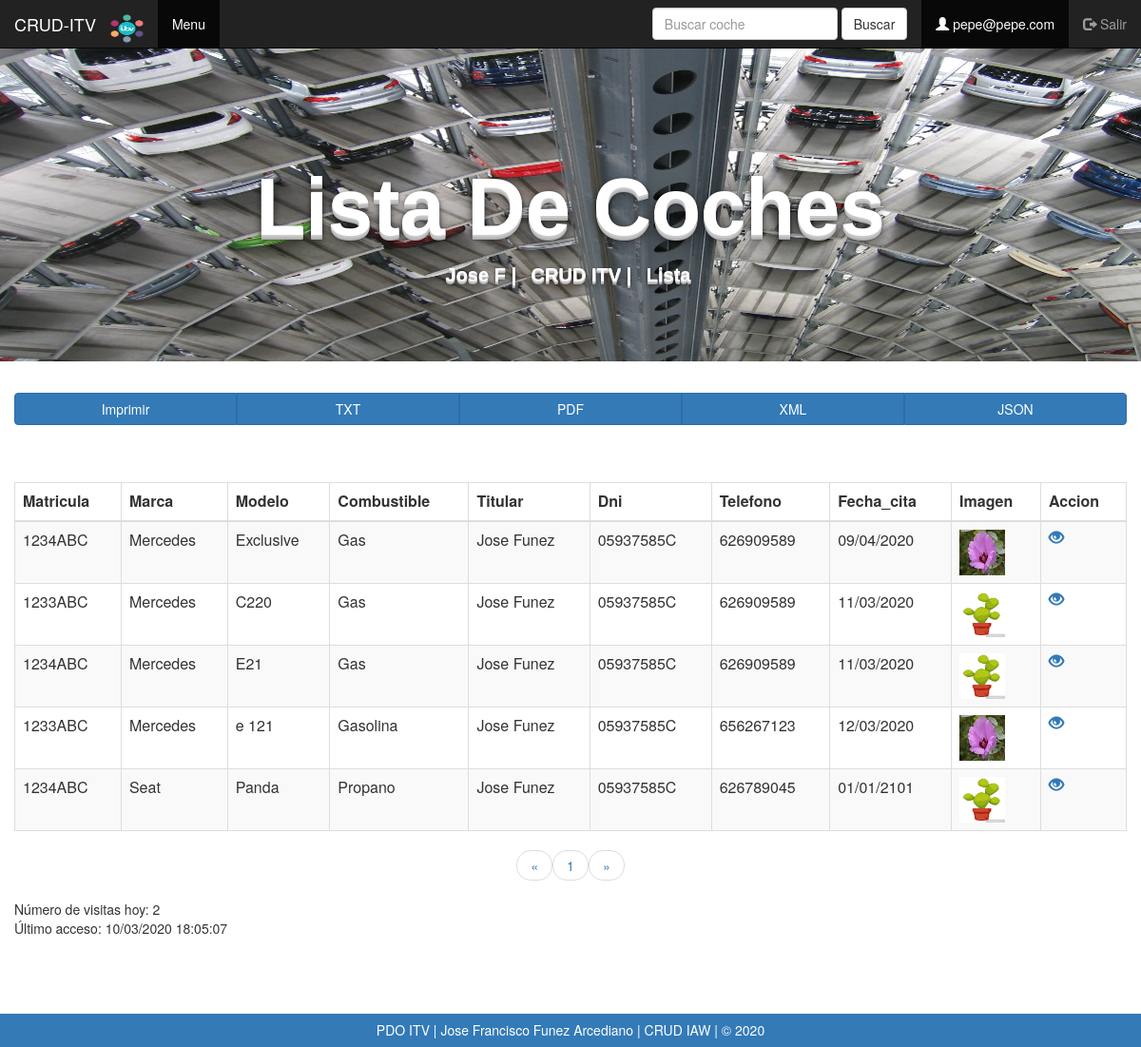
The app's page /index.php (signed in) with its own data.
### tables this page shows
CREATE TABLE `coches` (
  `id` int(11) NOT NULL,
  `matricula` text NOT NULL,
  `marca` text NOT NULL,
  `modelo` text NOT NULL,
  `combustible` text NOT NULL,
  `titular` text NOT NULL,
  `dni` text NOT NULL,
  `telefono` text NOT NULL,
  `fecha_cita` text NOT NULL,
  `imagen` text NOT NULL
);

### index.php (called while the page is built, shortened)
<?php require_once VIEW_PATH."navbar.php"; ?>
<?php require_once VIEW_PATH."menu.php"; ?>

### controladores/ControladorBD.php (called while the page is built, shortened)
<?php
class ControladorBD {
    private $servername = "localhost";
    private $username = "root";
    private $password = "";
    private $dbname = "itv";
    private $server ="mysql";
    private $bd;
    static private $instancia = null;
    public static function getControlador() {
        if (self::$instancia == null) {
            self::$instancia = new ControladorBD();
        }
        return self::$instancia;
    }
    public function abrirBD() {
        try {
            $this->bd = new PDO($this->server.":host=$this->servername;dbname=$this->dbname", $this->username, $this->password);
            $this->bd->setAttribute(PDO::ATTR_ERRMODE, PDO::ERRMODE_EXCEPTION);
        } catch (PDOException $e) {
            die("conexión fallida " . $e->getMessage());
        }
    }
    public function cerrarBD() {
        $this->bd = null;
    }
    public function consultarBD($consulta, $parametros=null){
        if($parametros!=null)
            return $this->consultarBDParametros($consulta,$parametros);
        else
            return $this->consultarBDDirecta($consulta);
    }
    private function consultarBDParametros($consulta, $parametros) {
        $this->st = $this->bd->prepare($consulta);
        $this->st->execute($parametros);
        return $this->st;
    }
}

### modelos/coche.php (called while the page is built, shortened)
<?php
class coche{
    private $id;
    private $matricula;
    private $marca;
    private $modelo;
    private $combustible;
    private $titular;
    private $dni;
    private $telefono;
    private $fecha_cita;
    private $imagen;
public function __construct( $id, $matricula, $marca, $modelo, $combustible ,$titular, $dni, $telefono, $fecha_cita, $imagen){
    $this->id = $id;
    $this->matricula = $matricula;
    $this->marca = $marca;
    $this->modelo = $modelo;
    $this->combustible = $combustible;
    $this->titular = $titular;
    $this->dni = $dni;
    $this->telefono = $telefono;
    $this->fecha_cita = $fecha_cita;
    $this->imagen = $imagen;
}
function getId(){
    return $this->id;
}
function getMatricula(){
    return $this->matricula;
}
function getMarca(){
    return $this->marca;
}
function getModelo(){
    return $this->modelo;
}
function getCombustible(){
    return $this->combustible;
}
function getTitular(){
    return $this->titular;
}
function getDni(){
    return $this->dni;
}
function getTelefono(){
    return $this->telefono;
}
function getFecha_cita(){
    return $this->fecha_cita;
}
function getImagen(){
    return $this->imagen;
}
}
?>

### utilidades/funciones.php (called while the page is built, shortened)
<?php
function encode($str){
    return urlencode(base64_encode($str));
}
?>

### vistas/menu.php (the view, shortened to what this page needs)
</head>
<body>
<section class="post-content-section">
    <div class="container">
        <div class="row">
            <div class="col-lg-12 col-md-12 col-sm-12 post-title-block">
            <div id='cabecera'> <h1 class="display-1 text-center">Lista de Coches</h1></div>
            <div id="menu">
            <ul class="list-inline text-center">
                    <li>Jose F |</li>
                    <li>CRUD ITV |</li>
                    <li>Lista</li>
                </ul>
                </div>
            </div>
  <div class="btn-group btn-group-justified">
  <a href="javascript:window.print()"  class="btn btn-primary"> Imprimir</a>
  <a href="utilidades/descargar.php?opcion=TXT" class="btn btn-primary">TXT</a>
  <a href="utilidades/descargar.php?opcion=PDF" target="_blank" class="btn btn-primary">PDF</a>
  <a href="utilidades/descargar.php?opcion=XML" target="_blank"class="btn btn-primary">XML</a>
  <a href="utilidades/descargar.php?opcion=JSON" target="_blank"class="btn btn-primary">JSON</a>
</div>
    <br>
    <br>
    <br>
<?php
require_once CONTROLLER_PATH . "ControladorCoche.php";
require_once CONTROLLER_PATH . "Paginador.php";
require_once UTILITY_PATH . "funciones.php";
if (!isset($_POST["coche"])) {
    $marca = "";
} else {
    $marca = filtrado($_POST["coche"]);
}
$pagina = (isset($_GET['page'])) ? $_GET['page'] : 1;
$enlaces = (isset($_GET['enlaces'])) ? $_GET['enlaces'] : 10;
$consulta = "SELECT * FROM coches WHERE marca LIKE :marca order by marca ";
$parametros = array(':marca' => "%" . $marca . "%");
$limite = 10;
$paginador  = new Paginador($consulta, $parametros, $limite);
$resultados = $paginador->getDatos($pagina);
if (count($resultados->datos)> 0) {
    echo "<table class='table table-bordered table-striped'>";
    echo "<thead>";
    echo "<tr>";
    echo "<th>Matricula</th>";
    echo "<th>Marca</th>";
    echo "<th>Modelo</th>";
    echo "<th>Combustible</th>";
    echo "<th>Titular</th>";
    echo "<th>Dni</th>";
    echo "<th>Telefono</th>";
    echo "<th>Fecha_cita</th>";
    echo "<th>Imagen</th>";
    echo "<th>Accion</th>";
    echo "</tr>";
    echo "</thead>";
    echo "<tbody>";
    foreach ($resultados->datos as $a) {
        $coche = new coche($a->id, $a->matricula, $a->marca, $a->modelo, $a->combustible, $a->titular, $a->dni, $a->telefono ,$a->fecha_cita ,$a->imagen);
        echo "<tr>";
            echo "<td>" . $coche->getMatricula() . "</td>";
            echo "<td>" . $coche->getMarca() . "</td>";
            echo "<td>" . $coche->getModelo() . "</td>";
            echo "<td>" . $coche->getCombustible() . "</td>";
            echo "<td>" . $coche->getTitular() . "</td>";
            echo "<td>" . $coche->getDni() . "</td>";
            echo "<td>" . $coche->getTelefono() . "</td>";
            echo "<td>" . $coche->getFecha_cita() . "</td>";
            echo "<td><img src='imagenes/fotos/" . $coche->getimagen() . "' width='48px' height='48px'></td>";
            echo "<td>";
                echo "<a href='vistas/read.php?id=" . encode($coche->getId()) . "' title='Ver ' data-toggle='tooltip'><span class='glyphicon glyphicon-eye-open'></span></a>";
            echo "</td>";
        echo "</tr>";
    }
    echo "</tbody>";
    echo "</table>";
    echo "<ul class='pager' id='no_imprimir'>";
    echo $paginador->crearLinks($enlaces);
    echo "</ul>";
} else {
    echo "<p><em><h2>No se ha encontrado datos de coches.</h2></em></p>";
}
?>
<div id="no_imprimir">
    <?php if(isset($_SESSION['email'])){
        if (isset($_COOKIE['CONTADOR'])) {
            echo $contador;
            echo $acceso;
        } else {
            echo "Es tu primera visita hoy";
        }
    }
    ?>
</div>
</div>
</div>
</body>
</html>
<?php require_once VIEW_PATH . "footer.php" ?>

### vistas/navbar.php (style rules this page uses)
section { width:100%; float:left; }
.post-title-block { padding:100px 0; }
.post-title-block h1 { color: #fff; font-size: 85px; font-weight: bold; text-transform: capitalize; }
.post-title-block li { font-size:20px; color: #fff; }

### vistas/menu.php (style rules this page uses)
#cabecera { font-weight: bold; font-size: 68px; font-family: "Arial"; text-shadow: 0 1px 0 #ccc, 0 2px 0 #c9c9c9, 0 3px 0 #bbb, 0 4px 0 #b9b9b9, 0 5px 0 #aaa, 0 6px 1px rgba(0,0,0,.1), 0 0 5px rgba(0,0,0,.1), 0 1px 3px rgba(0,0,0,.3), 0 3px 5px rgba(0,0,0,.2), 0 5px 10px rgba(0,0,0,.25), 0 10px 10px rgba(0,0,0,.2), 0 20px 20px rgba(0,0,0,.15); color: #FFF; text-align: center; }
#menu { font-weight: bold; font-size: 20px; font-family: "Arial"; text-shadow: 0 0.5px 0 #ccc, 0 1px 0 #c9c9c9, 0 1.5px 0 #bbb, 0 2px 0 #b9b9b9, 0 2.5px 0 #aaa, 0 3px 0.5px rgba(0,0,0,.1), 0 0 2.4px rgba(0,0,0,.1), 0 0.5px 1.5px rgba(0,0,0,.3), 0 1.5px 2.5px rgba(0,0,0,.2), 0 2.5px 5px rgba(0,0,0,.25), 0 5px 5px rgba(0,0,0,.2), 0 10px 10px rgba(0,0,0,.1); color: #FFF; }

### records on screen
coches: matricula "1234ABC", marca "Mercedes", modelo "Exclusive", combustible "Gas", titular "Jose Funez", dni "05937585C", telefono "626909589", fecha_cita "09/04/2020", imagen (picture)
coches: matricula "1233ABC", marca "Mercedes", modelo "C220", combustible "Gas", titular "Jose Funez", dni "05937585C", telefono "626909589", fecha_cita "11/03/2020", imagen (picture)
coches: matricula "1234ABC", marca "Mercedes", modelo "E21", combustible "Gas", titular "Jose Funez", dni "05937585C", telefono "626909589", fecha_cita "11/03/2020", imagen (picture)
coches: matricula "1233ABC", marca "Mercedes", modelo "e 121", combustible "Gasolina", titular "Jose Funez", dni "05937585C", telefono "656267123", fecha_cita "12/03/2020", imagen (picture)
coches: matricula "1234ABC", marca "Seat", modelo "Panda", combustible "Propano", titular "Jose Funez", dni "05937585C", telefono "626789045", fecha_cita "01/01/2101", imagen (picture)

### other values on screen
$_SESSION['email'] "pepe@pepe.com"
$contador "Número de visitas hoy: 2"
$_COOKIE['ACCESO'] "10/03/2020 18:05:07"
